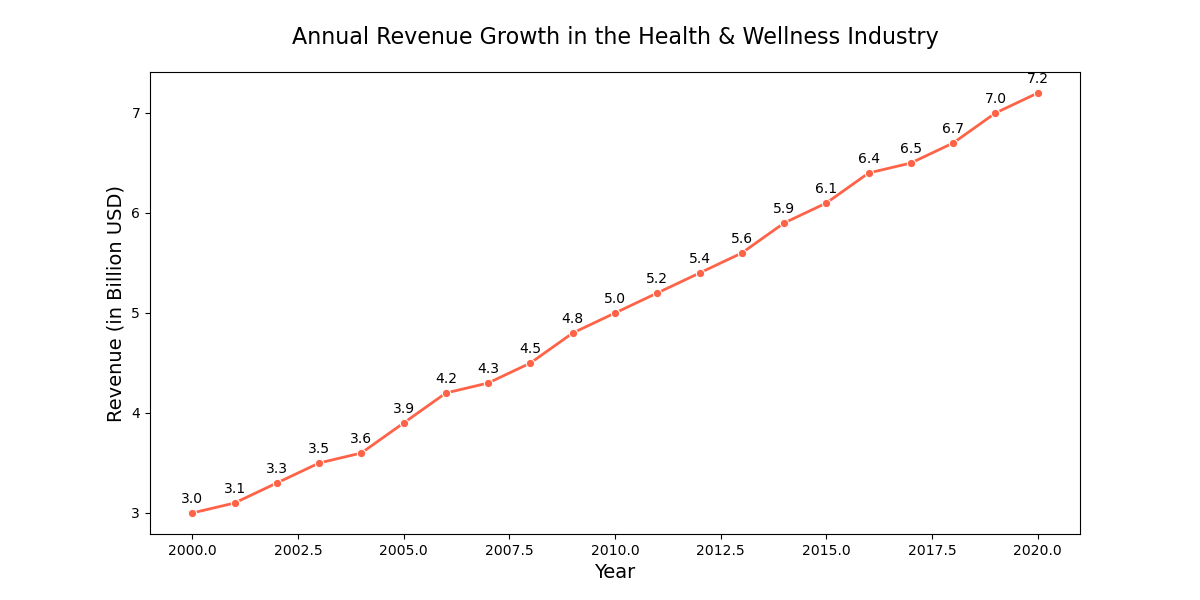

Reproduce this figure in Python.

import seaborn as sns
import pandas as pd
import matplotlib.pyplot as plt

data = {
    'Year': list(range(2000, 2021)),
    'Revenue': [
        3.0, 3.1, 3.3, 3.5, 3.6, 3.9, 4.2,
        4.3, 4.5, 4.8, 5.0, 5.2, 5.4, 5.6,
        5.9, 6.1, 6.4, 6.5, 6.7, 7.0, 7.2
    ]
}

df = pd.DataFrame(data)

plt.figure(figsize=(12, 6))

line_chart = sns.lineplot(data=df, x='Year', y='Revenue', marker='o', color='#FF6347', linewidth=2)

for i in range(df.shape[0]):
    plt.text(x=df['Year'][i], y=df['Revenue'][i] + 0.1, s=f"{df['Revenue'][i]}", ha='center')

plt.title('Annual Revenue Growth in the Health & Wellness Industry', fontsize=16, pad=20)
plt.xlabel('Year', fontsize=14)
plt.ylabel('Revenue (in Billion USD)', fontsize=14)

plt.show()
